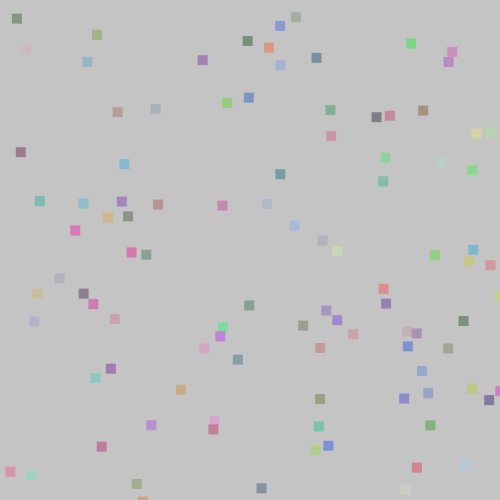
Frame 1 (no input)
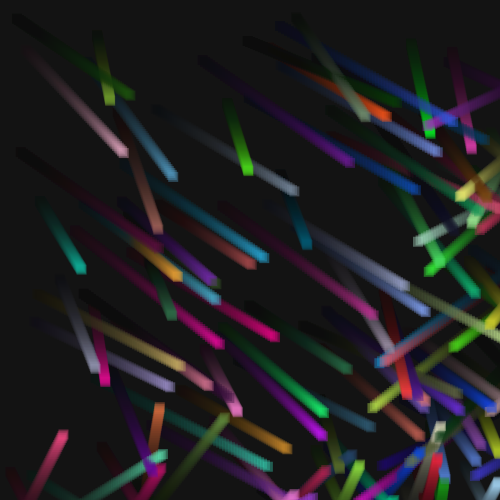
Frame 60 (the mouse pressed at the canvas centre just before this capture)
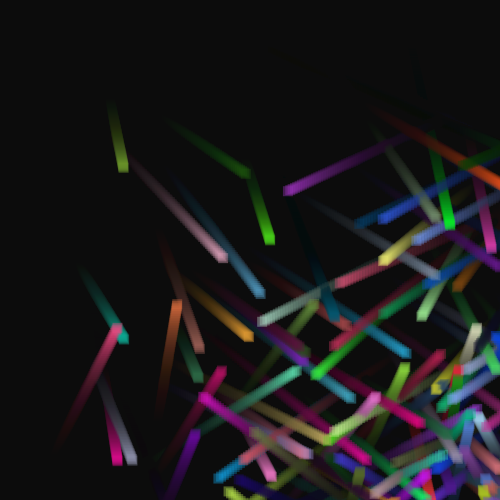
Frame 120 (the mouse held since frame 60 and released just before this capture)

The Processing sketch that drew these frames (run headless with seeded random() and noise(); from frame 60 on, the mouse is pressed at the canvas centre):

// Processing sketch: Array_03_mover
// ── Array_03_mover.pde

int numMover=100;
float [] xPositions = new float[numMover];
float [] yPositions = new float[numMover];
float [] xSpeeds = new float[numMover];
float [] ySpeeds = new float[numMover];
int [] colors =  new int[numMover];


void setup() {
  size(500, 500);
  for (int i=0; i<numMover; i++) {
    xPositions[i]=random(width);
    yPositions[i]=random(height);
    xSpeeds[i]=random(0.2, 3);
    ySpeeds[i]=random(1, 2);
    colors[i]=color(random(255), random(255), random(255));
  }
  // printArray(xPositions);
  noStroke();
}

void draw() {
  fill(0,10);
  rect(0, 0, width, height);

  for (int i=0; i<numMover; i++) {
    xPositions[i]+=xSpeeds[i];
    yPositions[i]+=ySpeeds[i];

    if (xPositions[i]>width || xPositions[i]<0)xSpeeds[i]=xSpeeds[i]*-1;
    if (yPositions[i]>height || yPositions[i]<0)ySpeeds[i]=ySpeeds[i]*-1;

    fill(colors[i],100);
    rect(xPositions[i], yPositions[i], 10, 10);
  }
}
